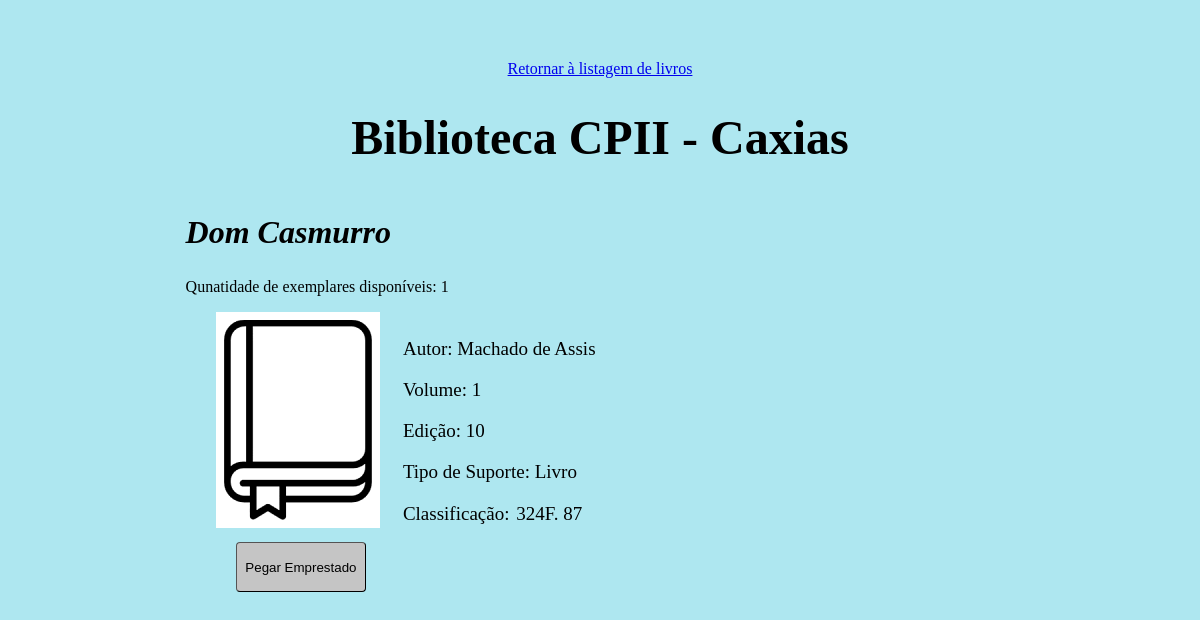
Screenshot of /Alexandr_IA/Livro/detalhesLivro.php?idLivro=1 with the database file from the repository.
### tables this page shows
CREATE TABLE livro(

    id INT NOT NULL PRIMARY KEY AUTO_INCREMENT,
    autor VARCHAR(255) NOT NULL,
    titulo VARCHAR(127) NOT NULL,
    edicao VARCHAR(31) NOT NULL,
    editora VARCHAR(31),
    volume VARCHAR(15),
    exemplar INT NOT NULL,
	  classificacao VARCHAR(34) NOT NULL,
	  aquisicao DATE NOT NULL,
	  observacao VARCHAR(144)

);

### Alexandr_IA/Modelo/TabelaLivros.php (called while the page is built, shortened)
<?php
	function DetalhaLivro($id){
		$bd = CriaConexãoBd();
		$sql = $bd -> prepare('SELECT * FROM livro WHERE id = :id');
		$sql -> bindValue(':id', $id);
		$sql -> execute();
		$sql = $sql -> fetch();
		return($sql);
	}
	function HQ($id){
		$bd = CriaConexãoBd();
		$sql = $bd -> prepare('SELECT classificacao FROM livro WHERE classificacao LIKE :string AND id = :id');
		$sql -> bindValue(':string', '741.5%');
		$sql -> bindValue(':id', $id);
		$sql -> execute();
		$sql = $sql -> fetch();
		$sql = $sql['classificacao'];
		return($sql);
	}
?>

### Alexandr_IA/Modelo/TabelaEmprestimo.php (called while the page is built, shortened)
<?php
  function ExemplaresDisponiveis($id_livro){
    $bd = CriaConexãoBd();
    $sql = $bd -> prepare('SELECT retirado FROM emprestimo WHERE livro = :id_livro AND retirado = TRUE;');
    $sql -> bindValue('id_livro', $id_livro);
    $sql -> execute();
    $emprestados = $sql -> rowCount();
    $bd = CriaConexãoBd();
    $sql = $bd -> prepare('SELECT exemplar FROM livro WHERE id = :id_livro');
    $sql -> bindValue('id_livro', $id_livro);
    $sql -> execute();
    $sql = $sql -> fetch();
    $total = $sql['exemplar'];
    $qtd_disponivel = $total - $emprestados;
    return($qtd_disponivel);
  }
?>

### Alexandr_IA/Modelo/TabelaUsuários.php (called while the page is built, shortened)
<?php
	function TipoUsuario($id){
		$bd = CriaConexãoBd();
		$sql = $bd -> prepare('SELECT id FROM bibliotecario WHERE id = :id');
		$sql -> bindValue(':id', $id);
		$sql -> execute();
		if ($sql -> rowCount() == 1){
			$tipo = 1;
		} else {
			$tipo = 0;
			}
		return($tipo);
	}
?>

### Alexandr_IA/Livro/detalhesLivro.php (the view, shortened to what this page needs)
<?php
	$idLivro = $_SESSION['idLivro'];
	require_once('../Modelo/TabelaLivros.php');
	require_once('../Modelo/TabelaUsuários.php');
	require_once('../Modelo/TabelaEmprestimo.php');
	$livro = DetalhaLivro($idLivro);
	$titulo = $livro['titulo'];
	$email = $_SESSION['emailUsuarioLogado'];
	$dadosUsuario = InfosUsuario($email);
	$id = $dadosUsuario['id'];
	$tipoUsuario = TipoUsuario($id);
	$qtd_exemplares = ExemplaresDisponiveis($idLivro);
?>
<html>
	<head>
		<link rel="stylesheet" type="text/css" href="../ArquivosStyle/FolhaDeEstilo.css">
	</head>
	<body>
		<center><a href="listagemDeLivros.php?stringPesquisada=<?php if(!empty($_SESSION['stringPesquisada'])){echo($_SESSION['stringPesquisada']);} ?>">Retornar à listagem de livros</a></center>
		<h1>Biblioteca CPII - Caxias</h1>
		<div id="infos">
			<h2><i><?php echo($titulo)?></i></h2>
			<p>Qunatidade de exemplares disponíveis: <?php echo($qtd_exemplares); ?></p>
			<div id='BordaLivro'>
				<?php
					$tipo = VerificaTipo($livro['id']);
					$img = null;
					if($tipo == 'CD'){
						$img = $tipo;
					} else if($tipo == 'DVD') {
						$img = $tipo;
					} else if($tipo == 'Cordel'){
						$img = $tipo;
					} else if($tipo == 'Braille'){
						$img = $tipo;
					} else if($tipo == 'Audiolivro'){
						$img = $tipo;
					} else if($tipo == 'Edição com fonte ampliada'){
						$img = 'fonteAmpliada';
					} else if( HQ($livro['id']) == true ){
						$img = 'hq';
						$tipo = 'HQ/Mangá/Graphic Novel';
					} else {
						$img = 'livro';
						$tipo = 'Livro';
					}
					$img = strtolower($img);
					echo(' <img src="../Imagens/icon_'.$img.'.png"> ');
				?>
			</div>
			<div id="displayed">
				<p>Autor:
				<?php echo($livro['autor']);?>
				</p>
				<?php
					if( empty($livro['volume']) == false){
						echo('<p> Volume: '.$livro['volume'].'</p>');
					}
				?>
				<p>Edição:
				<?php echo($livro['edicao']);?>
				</p>
				<?php echo('<p>Tipo de Suporte: '.$tipo.'</p>') ?>
				<label>Classificação:
				<input
					type="text"
					disabled
					value="<?php echo($livro['classificacao']);?>"
				>
				 </label>
			</div>
			<?php
				if ($tipoUsuario == 0){
					if($qtd_exemplares != 0){
						echo('
					<form class="enviar" method="post" action="empresta.php">
						<input type="hidden" value="'.$dadosUsuario['id'].'" name="id_usuario">
						<input type="hidden" value="'.$livro['id'].'" name="id_livro">
						<input type="submit" value="Pegar Emprestado" id="amazing_button">
					</form>
						');
					}
				}
			?>
		</div>
	</body>
</html>

### Alexandr_IA/ArquivosStyle/FolhaDeEstilo.css (style rules this page uses)
body { margin-top:10%; background-color: rgb(174,231,240); text-align: center; }
h1 { font-size: 48px; margin-bottom: -10px; }
#amazing_button { margin-top: 1.5%; border-color: black; border-width: 1px; width: 130px; height: 50px; background-color: #c5c5c5; border-radius: 4px; }

### Alexandr_IA/Livro/detalhesLivro.php (style rules this page uses)
body { margin-top: 5%; text-align: left; }
h1 { text-align: center; font-family: "Times New Roman", Times, serif; }
#infos { margin-left: 15%; margin-top: 5%; }
#BordaLivro { padding: 8px; margin-right: -1px; background-color: white; display: inline-block; margin-left: 3%; }
h2 { font-size: 32px; font-family: "Times New Roman", Times, serif; }
#displayed { display: inline-block; margin-left: 2%; padding-bottom: -1px; font-size: 19px; }
#displayed input { width: auto; border: none; background-color: rgb(174,231,240); font-size: 19px; font-family: "Times New Roman"; color: #000000; }
.enviar { margin-left: 5%; }

### rows the page displays
livro: titulo "Dom Casmurro", exemplar "1", autor "Machado de Assis", volume "1", edicao "10", classificacao "324F. 87"

### other values shown
$tipo "Livro"
